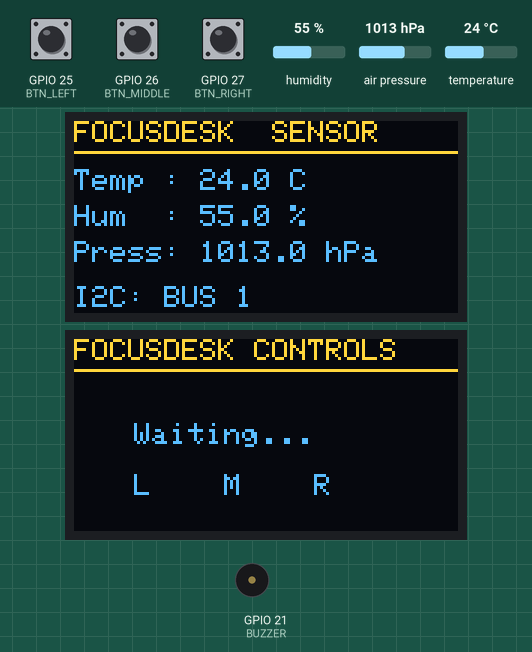
A sketch run on a simulated ESP32. Shown: 2 × 128×64 one-colour display, buzzer (waves = sounding). The test bench sets the inputs (shaded band); at power-on: GPIO 25 (BTN_LEFT) HIGH, GPIO 26 (BTN_MIDDLE) HIGH, GPIO 27 (BTN_RIGHT) HIGH, humidity 55 %, air pressure 1013 hPa, temperature 24 °C. The OLED is the two-colour kind (top 16 rows yellow); what the sketch prints to the serial monitor is not drawn.

Above: at 4.4 s.
4.5 s: GPIO 25 (BTN_LEFT) pulled LOW for 0.15 s
At 4.9 s:
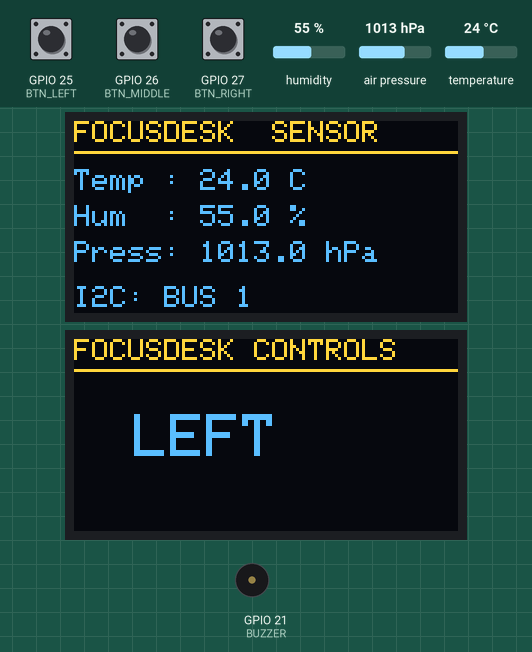
6.4 s: GPIO 26 (BTN_MIDDLE) pulled LOW for 1 s
At 7.58 s:
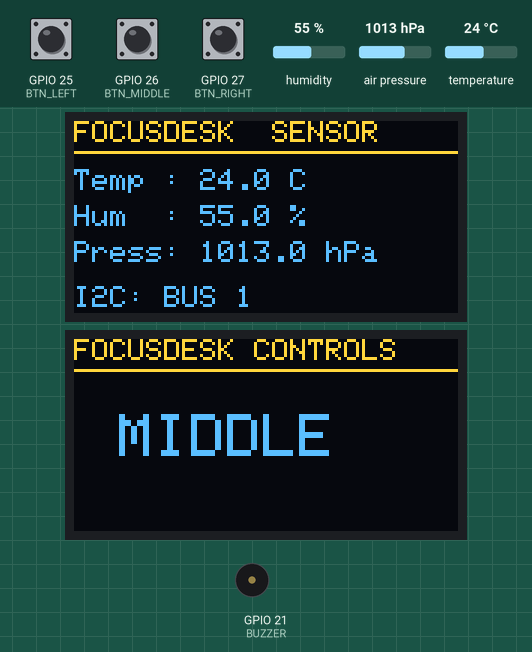
8.9 s: GPIO 27 (BTN_RIGHT) pulled LOW for 3.2 s
At 9.64 s:
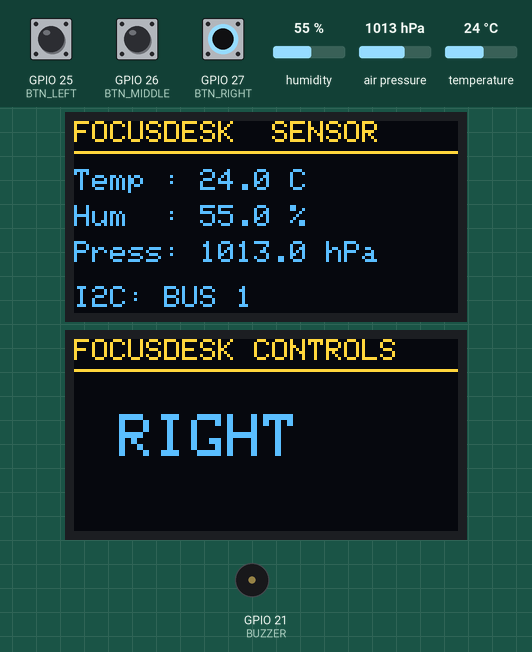
13.6 s: humidity set to 22 %
At 14.5 s:
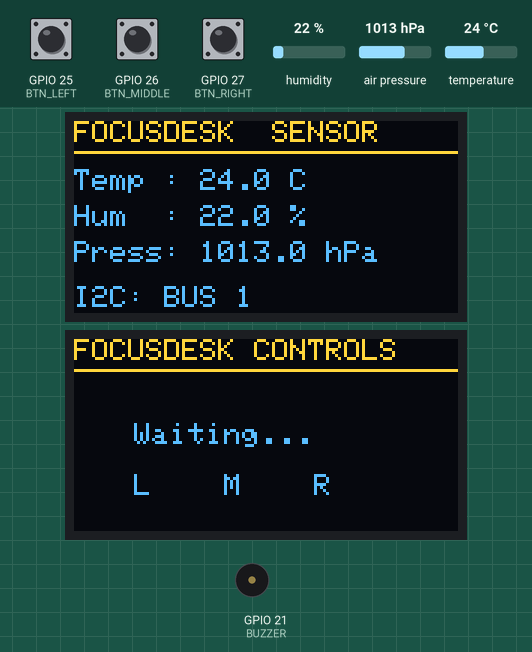
15.2 s: GPIO 26 (BTN_MIDDLE) pulled LOW for 0.15 s
At 15.61 s:
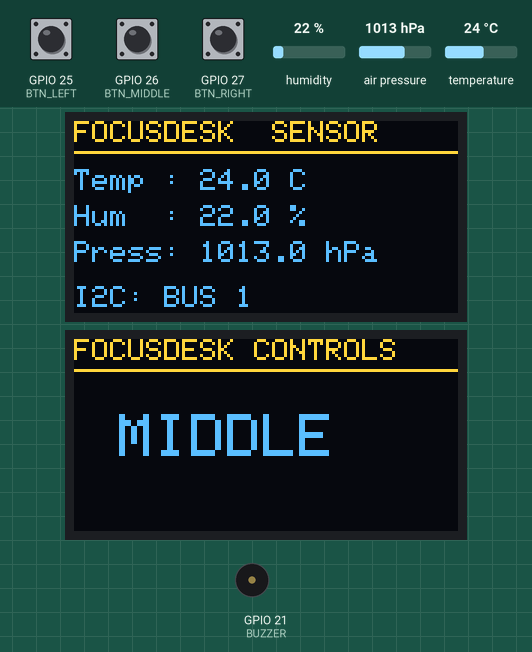
17.1 s: GPIO 27 (BTN_RIGHT) pulled LOW for 0.15 s
At 17.58 s:
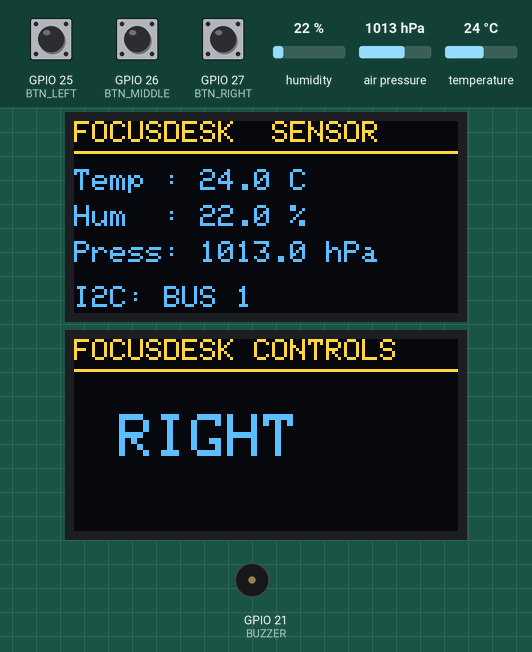
Timing chart, 0 to 20.1 s (numbered marks = the images above; inputs shaded):
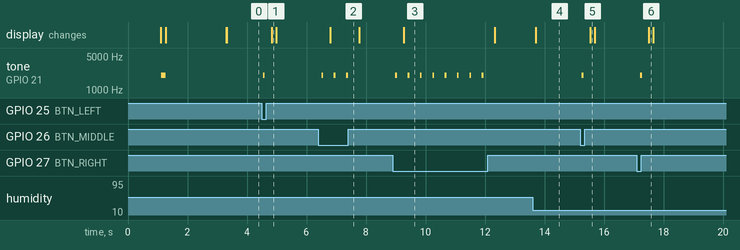

Measured:
- after the input at 4.5 s, tone on GPIO 21 (BUZZER): silent → 2000 Hz at once, → silent 0.06 s later; the display: changes after 0.33 s (image 1)
- after the input at 6.4 s, tone on GPIO 21 (BUZZER): alternates 2000 Hz for 0.06 s and silent for 0.36 s, 6 changes in all, then stays silent, starting after 0.11 s; the display: changes after 0.39 s (image 2)
- after the input at 8.9 s, tone on GPIO 21 (BUZZER): alternates 2000 Hz for 0.06 s and silent for 0.35 s, 16 changes in all, then stays silent, starting after 0.09 s; the display: changes after 0.38 s (image 3)
- after the input at 13.6 s, the display: changes after 0.10 s (image 4)
- after the input at 15.2 s, tone on GPIO 21 (BUZZER): silent → 2000 Hz after 0.05 s, → silent 0.06 s later; the display: changes after 0.34 s (image 5)
- after the input at 17.1 s, tone on GPIO 21 (BUZZER): silent → 2000 Hz after 0.12 s, → silent 0.06 s later; the display: changes after 0.40 s (image 6)

The sketch:

Hardware_test.ino
```cpp
#include <Wire.h>
#include <Adafruit_GFX.h>
#include <Adafruit_SSD1306.h>
#include <Adafruit_BME280.h>

// =====================================================
// DISPLAY
// =====================================================

#define SCREEN_WIDTH 128
#define SCREEN_HEIGHT 64
#define OLED_RESET -1

// OLED 1 -> Wire
#define SDA1 23
#define SCL1 22

// OLED 2 -> Wire1
#define SDA2 32
#define SCL2 33

Adafruit_SSD1306 oled1(
  SCREEN_WIDTH,
  SCREEN_HEIGHT,
  &Wire,
  OLED_RESET
);

Adafruit_SSD1306 oled2(
  SCREEN_WIDTH,
  SCREEN_HEIGHT,
  &Wire1,
  OLED_RESET
);

// =====================================================
// BME280
// =====================================================

Adafruit_BME280 bme;

// =====================================================
// BUTTONS
// =====================================================

#define BTN_LEFT   25
#define BTN_MIDDLE 26
#define BTN_RIGHT  27

// =====================================================
// BUZZER
// =====================================================

#define BUZZER 21


// =====================================================
// BEEP
// =====================================================

void beep(int duration = 60)
{
  tone(BUZZER, 2000);
  delay(duration);
  noTone(BUZZER);
}


// =====================================================
// SETUP
// =====================================================

void setup()
{
  Serial.begin(115200);
  delay(1000);

  Serial.println();
  Serial.println("================================");
  Serial.println("      FOCUSDESK HW TEST");
  Serial.println("================================");

  // -----------------------------
  // Buttons
  // -----------------------------

  pinMode(BTN_LEFT, INPUT_PULLUP);
  pinMode(BTN_MIDDLE, INPUT_PULLUP);
  pinMode(BTN_RIGHT, INPUT_PULLUP);

  // -----------------------------
  // Buzzer
  // -----------------------------

  pinMode(BUZZER, OUTPUT);
  digitalWrite(BUZZER, LOW);

  // -----------------------------
  // I2C BUS 1
  // OLED 1 + BME280
  // -----------------------------

  Serial.println("Starting I2C Bus 1...");

  Wire.begin(SDA1, SCL1);
  Wire.setClock(100000);

  // -----------------------------
  // I2C BUS 2
  // OLED 2
  // -----------------------------

  Serial.println("Starting I2C Bus 2...");

  Wire1.begin(SDA2, SCL2);
  Wire1.setClock(100000);

  // -----------------------------
  // OLED 1
  // -----------------------------

  Serial.println("Initializing OLED 1...");

  if (!oled1.begin(SSD1306_SWITCHCAPVCC, 0x3C))
  {
    Serial.println("OLED 1 FAILED");

    while (1);
  }

  Serial.println("OLED 1 OK");

  // -----------------------------
  // OLED 2
  // -----------------------------

  Serial.println("Initializing OLED 2...");

  if (!oled2.begin(SSD1306_SWITCHCAPVCC, 0x3C))
  {
    Serial.println("OLED 2 FAILED");

    while (1);
  }

  Serial.println("OLED 2 OK");

  // -----------------------------
  // BME280
  // -----------------------------

  Serial.println("Initializing BME280...");

  if (!bme.begin(0x76, &Wire))
  {
    Serial.println("BME280 FAILED");

    oled1.clearDisplay();
    oled1.setTextSize(1);
    oled1.setTextColor(SSD1306_WHITE);
    oled1.setCursor(0, 0);
    oled1.println("BME280 FAILED");
    oled1.display();

    while (1);
  }

  Serial.println("BME280 OK");

  // -----------------------------
  // Startup screen OLED 1
  // -----------------------------

  oled1.clearDisplay();

  oled1.setTextColor(SSD1306_WHITE);

  oled1.setTextSize(2);
  oled1.setCursor(5, 8);
  oled1.println("FOCUSDESK");

  oled1.setTextSize(1);
  oled1.setCursor(25, 38);
  oled1.println("Hardware Test");

  oled1.display();

  // -----------------------------
  // Startup screen OLED 2
  // -----------------------------

  oled2.clearDisplay();

  oled2.setTextColor(SSD1306_WHITE);

  oled2.setTextSize(2);
  oled2.setCursor(25, 8);
  oled2.println("READY");

  oled2.setTextSize(1);
  oled2.setCursor(15, 40);
  oled2.println("Dual I2C OK");

  oled2.display();

  // Startup beep

  beep(150);

  delay(2000);

  Serial.println("================================");
  Serial.println("ALL HARDWARE INITIALIZED");
  Serial.println("================================");
}


// =====================================================
// LOOP
// =====================================================

void loop()
{
  // ===================================================
  // READ BME280
  // ===================================================

  float temperature = bme.readTemperature();

  float humidity = bme.readHumidity();

  float pressure = bme.readPressure() / 100.0F;


  // ===================================================
  // BUTTON STATE
  // ===================================================

  bool leftPressed   = !digitalRead(BTN_LEFT);
  bool middlePressed = !digitalRead(BTN_MIDDLE);
  bool rightPressed  = !digitalRead(BTN_RIGHT);


  // ===================================================
  // OLED 1
  // SENSOR DISPLAY
  // ===================================================

  oled1.clearDisplay();

  oled1.setTextColor(SSD1306_WHITE);

  oled1.setTextSize(1);

  oled1.setCursor(0, 0);
  oled1.println("FOCUSDESK  SENSOR");

  oled1.drawLine(0, 10, 127, 10, SSD1306_WHITE);

  oled1.setCursor(0, 16);
  oled1.print("Temp : ");
  oled1.print(temperature, 1);
  oled1.println(" C");

  oled1.setCursor(0, 28);
  oled1.print("Hum  : ");
  oled1.print(humidity, 1);
  oled1.println(" %");

  oled1.setCursor(0, 40);
  oled1.print("Press: ");
  oled1.print(pressure, 1);
  oled1.println(" hPa");

  oled1.setCursor(0, 55);
  oled1.print("I2C: BUS 1");

  oled1.display();


  // ===================================================
  // OLED 2
  // BUTTON DISPLAY
  // ===================================================

  oled2.clearDisplay();

  oled2.setTextColor(SSD1306_WHITE);

  oled2.setTextSize(1);

  oled2.setCursor(0, 0);
  oled2.println("FOCUSDESK CONTROLS");

  oled2.drawLine(0, 10, 127, 10, SSD1306_WHITE);


  oled2.setTextSize(2);

  if (leftPressed)
  {
    oled2.setCursor(20, 25);
    oled2.println("LEFT");

    Serial.println("LEFT BUTTON");

    beep();

    delay(200);
  }

  else if (middlePressed)
  {
    oled2.setCursor(15, 25);
    oled2.println("MIDDLE");

    Serial.println("MIDDLE BUTTON");

    beep();

    delay(200);
  }

  else if (rightPressed)
  {
    oled2.setCursor(15, 25);
    oled2.println("RIGHT");

    Serial.println("RIGHT BUTTON");

    beep();

    delay(200);
  }

  else
  {
    oled2.setTextSize(1);

    oled2.setCursor(20, 28);
    oled2.println("Waiting...");

    oled2.setCursor(20, 45);
    oled2.println("L    M    R");
  }

  oled2.display();


  // ===================================================
  // SERIAL MONITOR
  // ===================================================

  Serial.print("Temperature: ");
  Serial.print(temperature, 1);

  Serial.print(" C | Humidity: ");
  Serial.print(humidity, 1);

  Serial.print(" % | Pressure: ");
  Serial.print(pressure, 1);

  Serial.println(" hPa");


  delay(100);
}
```
